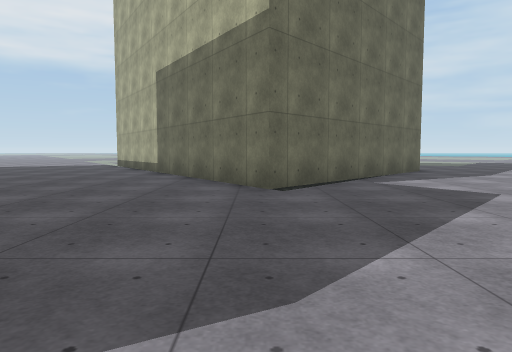
view 1 (above)

20 first-person views from a walk through a 3-D level made in the Unity game engine. The camera is 1.2 m above the floor, tilts 4° down and sees 70° across. The floor is counted in squares, 2 m on a side. Each view is taken from the middle of a square. On the plan, view 1 faces up. The plan holds only what a view shows up to about 10 squares ahead; the rest is blank. The place goes on beyond the plan. Surface patterns are stand-ins for the level's own textures.

view 2
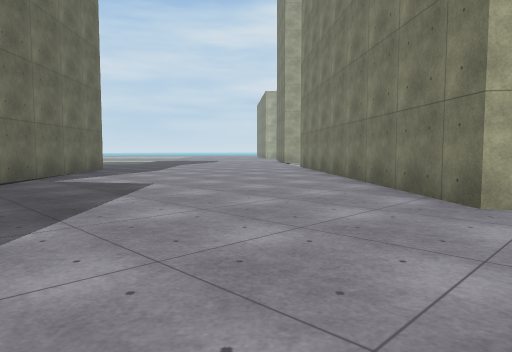

view 3
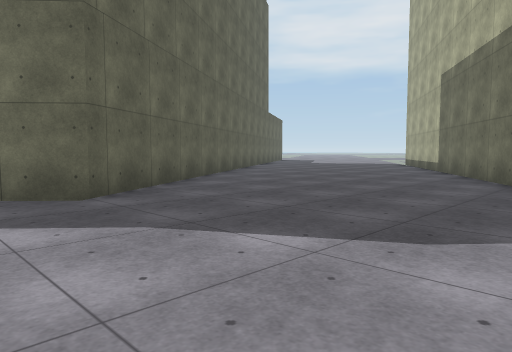

view 4
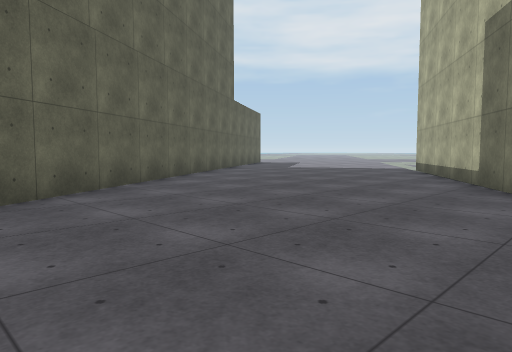

view 5
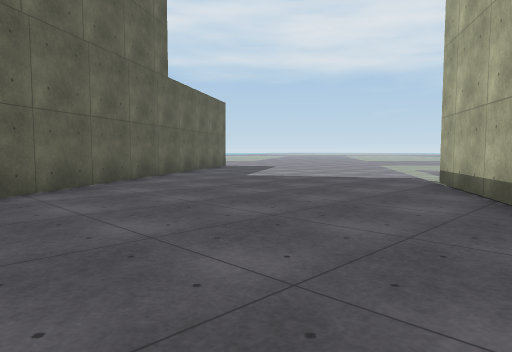

view 6
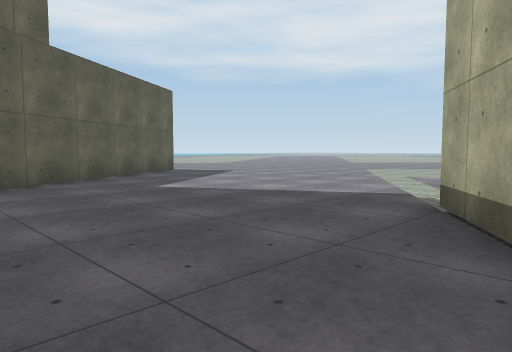

view 7
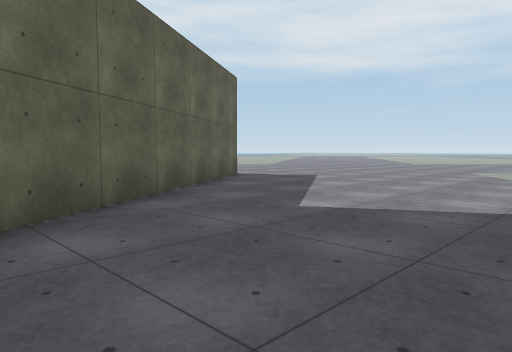

view 8
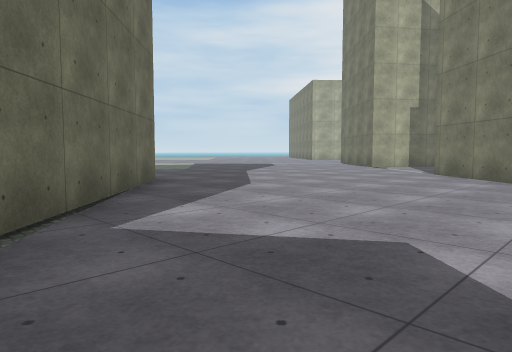

view 9
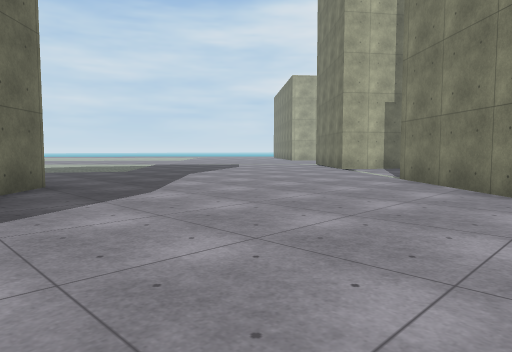

view 10
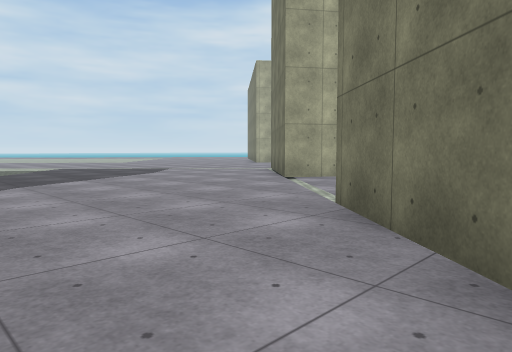

view 11
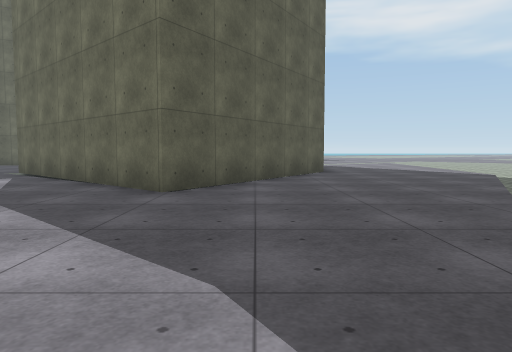

view 12
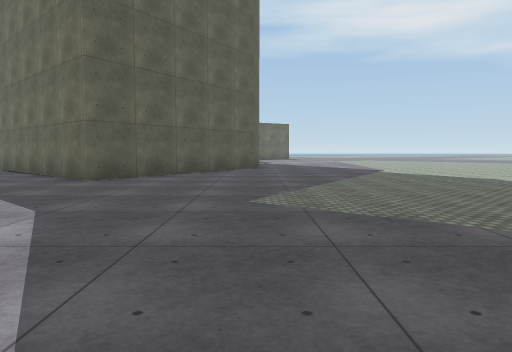

view 13
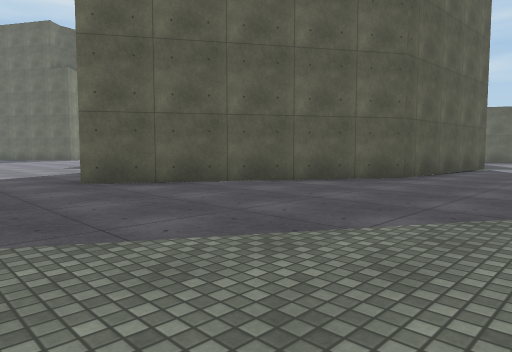

view 14
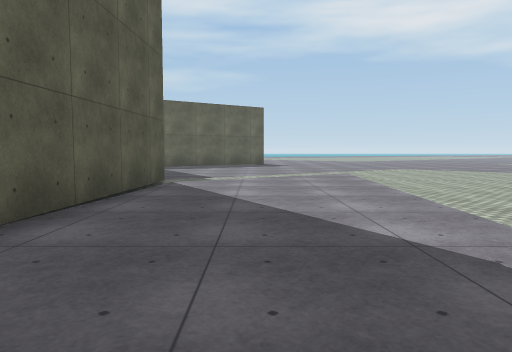

view 15
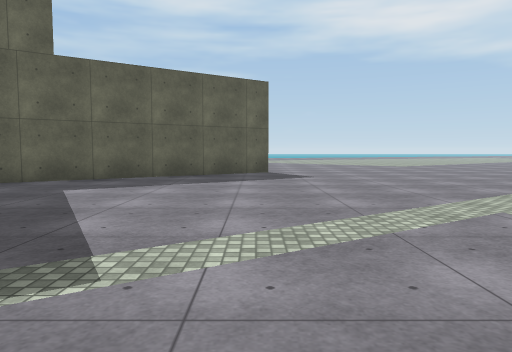

view 16
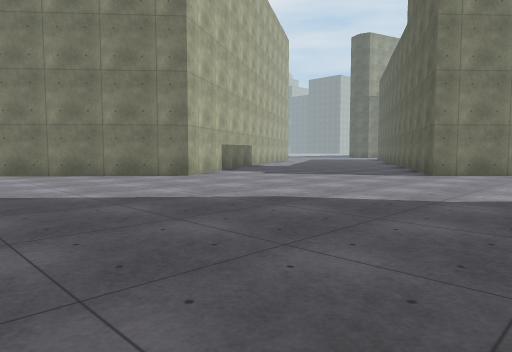

view 17
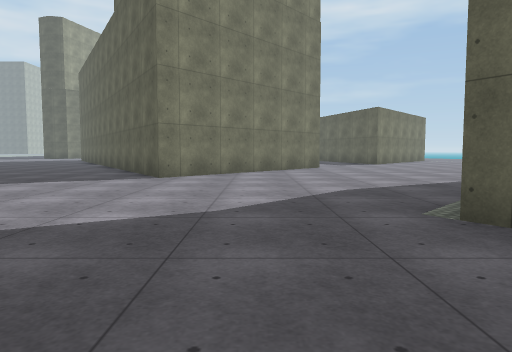

view 18
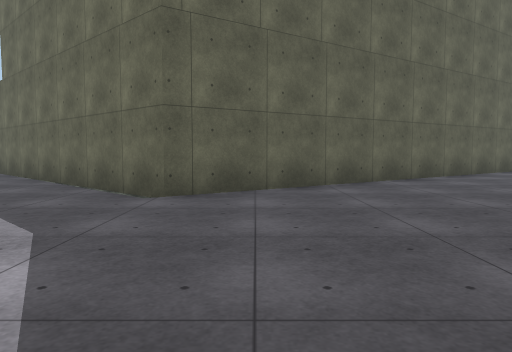

view 19
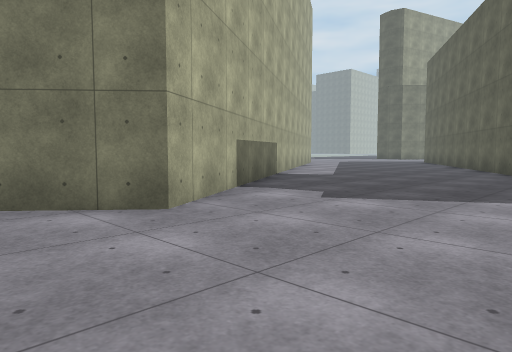

view 20
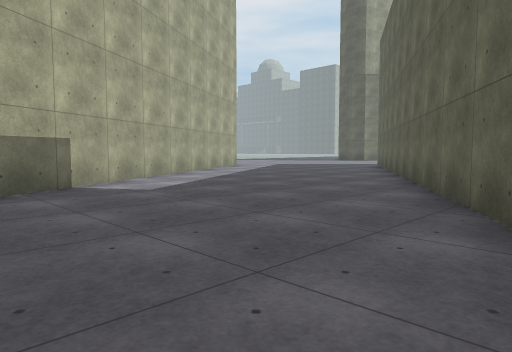

### Floor plan
Points are (right, up) in squares from view 1. A wall is a line through its corners. A room is listed if a view was taken in it or the views show most of it. See-through windows are left out.
Room 1 (views 1, 2, 3, 4, 5, 6, 7, 8, 9, 10, 11, 12, 13, 14, 15, 16, 17, 18, 19, 20)
walls: (-1.8, -6.1) (0.1, -4) (5.5, -12.8); (0.2, 5.6) (-5.4, 14.2) (-0.3, 13.9) (4.8, 10.7) (0.2, 5.6); (9.5, -8.7) (4.3, 0) (10.6, 7.4); (-14, 16.4) (-3.8, 0.8) (-9, -5)
ways out: opening at (-14, 17)

Where each view was taken, in squares from view 1:
view 1: 0 up, 0 right, facing up
view 2: 1 down, 0 right, facing up-right
view 3: 1 down, 1 right, facing up-left
view 4: 3 up, 1 left, facing up-left
view 5: 7 up, 3 left, facing up-left
view 6: 10 up, 4 left, facing up-left
view 7: 10 up, 7 left, facing up-left
view 8: 4 up, 1 right, facing up-right
view 9: 4 up, 3 right, facing up-right
view 10: 5 up, 7 right, facing up-right
view 11: 12 up, 10 right, facing left
view 12: 14 up, 12 right, facing left
view 13: 17 up, 7 right, facing down-left
view 14: 16 up, 2 right, facing left
view 15: 16 up, 4 left, facing left
view 16: 5 up, 3 left, facing down-right
view 17: 4 up, 2 left, facing down
view 18: 2 up, 1 right, facing left
view 19: 2 up, 1 right, facing down-right
view 20: 3 down, 1 right, facing down-right
